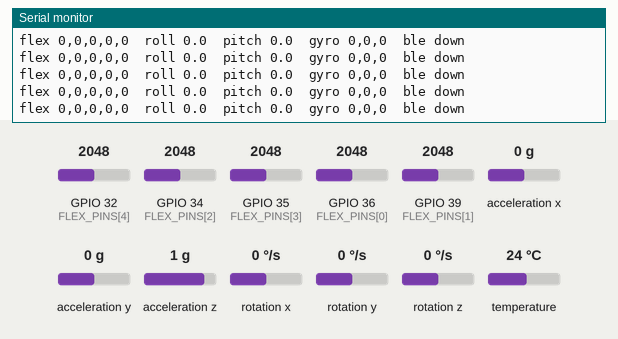
This program was run on a simulated ESP32. Shown: the last lines printed to the serial monitor. The inputs (shaded band) are chosen by the test bench; at power-on: GPIO 32 (FLEX_PINS[4]) = 2048, GPIO 35 (FLEX_PINS[3]) = 2048, GPIO 34 (FLEX_PINS[2]) = 2048, GPIO 36 (FLEX_PINS[0]) = 2048, GPIO 39 (FLEX_PINS[1]) = 2048, acceleration x 0 g, acceleration y 0 g, acceleration z 1 g, rotation x 0 °/s, rotation y 0 °/s, rotation z 0 °/s, temperature 24 °C (analog values on the 0–4095 scale). Nothing arrives over Bluetooth unless stated; a phone connects over Bluetooth LE 3 s after start.

Above: at 6.1 s.
6.2 s: GPIO 32 (FLEX_PINS[4]) set to 2234
At 6.52 s:
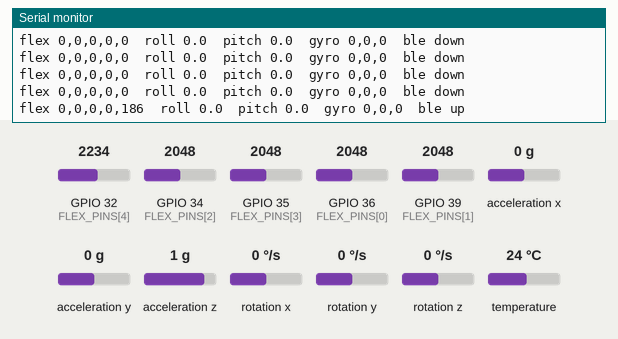
8.0 s: GPIO 32 (FLEX_PINS[4]) set to 2370
At 8.09 s:
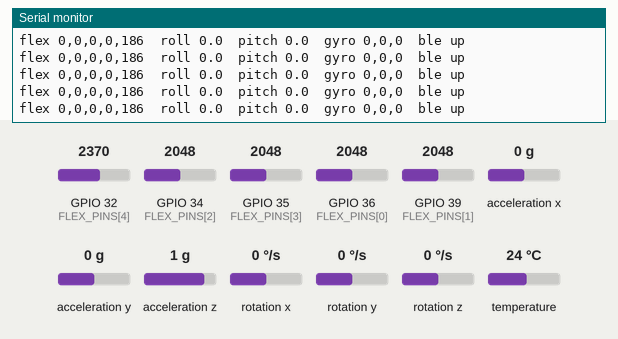
11.0 s: GPIO 35 (FLEX_PINS[3]) set to 2250
At 11.22 s:
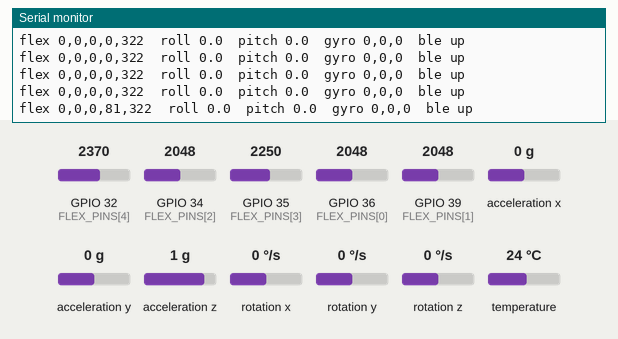
12.5 s: GPIO 35 (FLEX_PINS[3]) set to 2367
At 12.52 s:
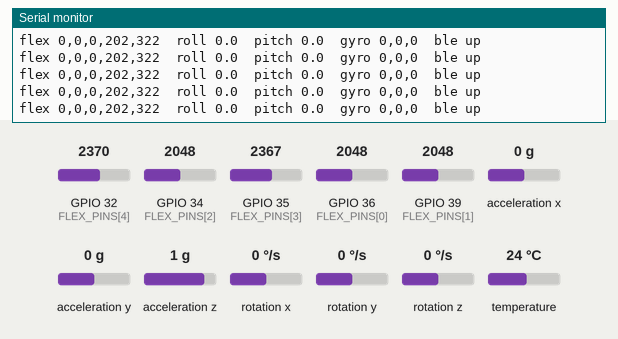
Timing chart, 0 to 15.3 s (numbered marks = the images above; inputs shaded):
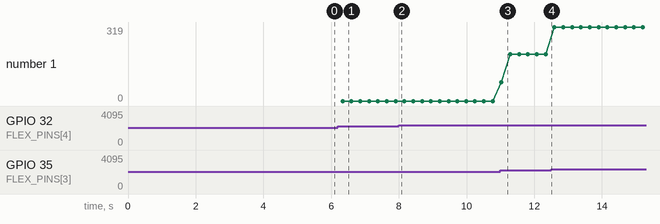

The program:

main.cpp
```cpp
#include <Arduino.h>

#include "ble_broadcast.h"
#include "config.h"
#include "gestures.h"
#include "sensors.h"

namespace {

const char *gestureName(Gesture g) {
  switch (g) {
    case Gesture::Rotate: return "rotate";
    case Gesture::Move: return "move";
    case Gesture::ResizeUp: return "resize_up";
    case Gesture::ResizeDown: return "resize_down";
    default: return "none";
  }
}

uint32_t lastSample = 0;

#if DEBUG_SERIAL
uint32_t lastDebug = 0;
void printDebug(const SensorFrame &f) {
  // Raw values first — verify THESE look sane before trusting gestures.
  Serial.print("flex ");
  for (int i = 0; i < FLEX_COUNT; i++) {
    Serial.print(f.flex[i], 0);
    Serial.print(i < FLEX_COUNT - 1 ? "," : "  ");
  }
  Serial.print("roll ");
  Serial.print(f.roll, 1);
  Serial.print("  pitch ");
  Serial.print(f.pitch, 1);
  Serial.print("  gyro ");
  Serial.print(f.gyro[0], 0);
  Serial.print(",");
  Serial.print(f.gyro[1], 0);
  Serial.print(",");
  Serial.print(f.gyro[2], 0);
  Serial.print("  ble ");
  Serial.println(ble::connected() ? "up" : "down");
}
#endif

}  // namespace

void setup() {
  Serial.begin(115200);
  delay(200);
  Serial.println();
  Serial.println("Tulasi gesture glove booting...");

  if (!sensors::begin()) {
    Serial.println("FATAL: MPU6050 not found — check I2C wiring (SDA/SCL/power).");
    // Halt loudly rather than stream garbage.
    while (true) delay(1000);
  }

  Serial.println("Calibrating — hold your hand flat and relaxed...");
  sensors::calibrate();
  gestures::reset();
  Serial.println("Calibration done.");

  ble::begin();
  Serial.println("BLE advertising as \"" BLE_DEVICE_NAME "\". Ready.");
}

void loop() {
  const uint32_t now = millis();
  if (now - lastSample < SAMPLE_INTERVAL_MS) return;  // hold ~50Hz
  lastSample = now;

  SensorFrame frame;
  sensors::read(frame);

  GestureEvent event;
  if (gestures::classify(frame, now, event)) {
    ble::notify(event);
#if DEBUG_SERIAL
    Serial.print(">> ");
    Serial.print(gestureName(event.gesture));
    Serial.print("  mag ");
    Serial.print(event.magnitude, 2);
    if (event.gesture == Gesture::Move) {
      Serial.print("  angle ");
      Serial.print(event.angleDeg, 1);
    }
    if (event.gesture == Gesture::Rotate) {
      Serial.print("  d ");
      Serial.print(event.signedDelta, 1);
    }
    Serial.println();
#endif
  }

#if DEBUG_SERIAL
  if (now - lastDebug >= 250) {  // 4Hz raw dump, don't flood the monitor
    lastDebug = now;
    printDebug(frame);
  }
#else
  (void)gestureName;
#endif
}
```

ble_broadcast.cpp
```cpp
#include "ble_broadcast.h"

#include <BLE2902.h>
#include <BLEDevice.h>
#include <BLEServer.h>
#include <BLEUtils.h>

#include "config.h"

namespace ble {
namespace {

BLECharacteristic *gestureChar = nullptr;
bool isConnected = false;

class ConnCallbacks : public BLEServerCallbacks {
  void onConnect(BLEServer *server) override {
    isConnected = true;
    (void)server;
  }
  void onDisconnect(BLEServer *server) override {
    isConnected = false;
    // Re-advertise so the browser can reconnect without a firmware reset.
    server->getAdvertising()->start();
  }
};

// Packed little-endian payload — must match the DataView parse in
// frontend/src/lib/gloveGesture.ts byte-for-byte:
//   [0]      gesture     (uint8)
//   [1..4]   angleDeg    (float32) — meaningful only for Move (gesture v3;
//                                    replaced the old direction:uint8 enum)
//   [5..8]   magnitude   (float32)
//   [9..12]  signedDelta (float32)
//   [13..16] timestamp   (uint32)
constexpr size_t PAYLOAD_LEN = 17;

void pack(const GestureEvent &e, uint8_t *buf) {
  buf[0] = static_cast<uint8_t>(e.gesture);
  memcpy(buf + 1, &e.angleDeg, 4);
  memcpy(buf + 5, &e.magnitude, 4);
  memcpy(buf + 9, &e.signedDelta, 4);
  memcpy(buf + 13, &e.timestamp, 4);
}

}  // namespace

void begin() {
  BLEDevice::init(BLE_DEVICE_NAME);
  BLEServer *server = BLEDevice::createServer();
  server->setCallbacks(new ConnCallbacks());

  BLEService *service = server->createService(GESTURE_SERVICE_UUID);
  gestureChar = service->createCharacteristic(
      GESTURE_CHAR_UUID,
      BLECharacteristic::PROPERTY_READ | BLECharacteristic::PROPERTY_NOTIFY);
  gestureChar->addDescriptor(new BLE2902());  // enables client subscriptions

  service->start();

  BLEAdvertising *advertising = BLEDevice::getAdvertising();
  advertising->addServiceUUID(GESTURE_SERVICE_UUID);
  advertising->setScanResponse(true);
  BLEDevice::startAdvertising();
}

void notify(const GestureEvent &e) {
  if (!isConnected || gestureChar == nullptr) return;
  uint8_t buf[PAYLOAD_LEN];
  pack(e, buf);
  gestureChar->setValue(buf, PAYLOAD_LEN);
  gestureChar->notify();
}

bool connected() { return isConnected; }

}  // namespace ble
```

ble_broadcast.h
```cpp
#pragma once

#include "gestures.h"

namespace ble {

// Starts advertising the gesture GATT service. Call once in setup().
void begin();

// Notifies subscribers with a packed 14-byte payload. No-op if nobody is
// connected, so it's safe to call every classified frame.
void notify(const GestureEvent &e);

bool connected();

}  // namespace ble
```

gestures.cpp
```cpp
#include "gestures.h"

#include <math.h>

// ===========================================================================
// Gesture-classification thresholds. These are the numbers you retune against
// the DEBUG_SERIAL stream — deliberately named constants, no magic numbers
// inline. Starting values are provisional (see firmware/README "Tuning"); the
// flex numbers in particular depend on your specific voltage dividers and
// finger travel, so expect to adjust them on the first hardware pass.
//
// FINGER-COUNT SCHEME v3 — mirrors the webcam track (frontend/src/lib/
// webcamGesture.ts). 3-finger decrease pose REMOVED entirely (was the most
// flicker-prone transition); Move is continuous 360°, not tilt-bucketed:
//   index only               -> Move, continuous direction from smoothed
//                                roll/pitch, no more 4-way bucket
//   index + middle            -> Resize: above a pitch anchor = continuous
//                                increase, below = continuous decrease,
//                                deadzone near the anchor = no change
//   all five extended + twist -> Rotate — unchanged continuous behavior
// Any other combination (e.g. three or four fingers) is unmapped.
// ===========================================================================

// --- Per-finger curl detection ----------------------------------------------
// SensorFrame::flex[] is baseline-subtracted, ordered thumb->pinky (matches
// FLEX_PINS in config.h): positive = curled toward the palm, ~0 = relaxed/
// straight. A finger counts as "extended" when it's NOT curled past this.
static const float FLEX_CURL_THRESHOLD = 250.0f;

enum FingerIndex { kThumb = 0, kIndex = 1, kMiddle = 2, kRing = 3, kPinky = 4 };

// --- Rotate (gyro twist): an ACTIVE wrist twist about the pointing axis ----
static const int GYRO_TWIST_AXIS = 0;  // 0=x (roll/twist), 1=y, 2=z
static const float ROTATE_RATE_DEADZONE = 25.0f;   // deg/s below this = not rotating
static const float ROTATE_DEGREES_PER_RATE = 0.12f;  // gyro deg/s → view degrees/frame
static const float ROTATE_MAGNITUDE_RATE = 250.0f;   // deg/s that maps to full magnitude

// --- Move (accel tilt): continuous direction, smoothed the same way the
// webcam track smooths its pointing vector — EMA over the raw roll/pitch
// signal itself (not the angle computed from it), so there's no wraparound
// artifact. Weight on the NEW sample each frame — tune by feel.
static const float TILT_SMOOTHING_FACTOR = 0.3f;

// --- Resize (tilt vs. anchor): pitch relative to the value captured the
// instant the 2-finger pose was entered.
static const float RESIZE_DEADZONE_DEG = 6.0f;
static const float RESIZE_STEP_MAGNITUDE = 0.4f;

// --- Hold-repeat (Resize only now — Move is continuous like Rotate): a
// steady rate for as long as the pose is past the deadzone, no initial-delay
// gap — same cadence as the webcam track's holdRepeat.ts immediateRepeat mode.
static const uint32_t HOLD_REPEAT_INTERVAL_MS = 180;

// --- Debounce ---------------------------------------------------------------
// A newly-classified gesture TYPE must stay stable this long before it starts
// firing, so hand transitions don't spit spurious gestures. The 1<->2 finger
// transition is the most flicker-prone — test that first.
static const uint32_t DEBOUNCE_MS = 150;

namespace gestures {
namespace {

bool haveAnchor = false;
float anchorRoll = 0;
float anchorPitch = 0;

// Smoothed roll/pitch, updated every frame regardless of pose (same reasoning
// as the webcam track: already warmed up by the time Move starts, no lag).
bool haveSmoothed = false;
float smoothedRoll = 0;
float smoothedPitch = 0;

// Resize's pitch anchor — captured fresh each time the 2-finger pose is
// entered, cleared the instant it isn't.
bool haveResizeAnchor = false;
float resizeAnchorPitch = 0;

Gesture pendingType = Gesture::None;
uint32_t pendingSince = 0;
Gesture stableType = Gesture::None;

// Steady-rate state for the currently-stable Resize direction.
Gesture holdType = Gesture::None;
uint32_t holdLastFire = 0;

bool curled(const SensorFrame &f, int finger) { return f.flex[finger] > FLEX_CURL_THRESHOLD; }

// Runs the debounce state machine. Returns true once `type` has been stable
// for DEBOUNCE_MS (and every frame after, while it stays that type).
bool debounced(Gesture type, uint32_t now) {
  if (type != pendingType) {
    pendingType = type;
    pendingSince = now;
    return type == stableType;  // staying on an already-stable type keeps firing
  }
  if (now - pendingSince >= DEBOUNCE_MS) {
    stableType = type;
    return true;
  }
  return stableType == type;
}

// C++ equivalent of holdRepeat.ts's immediateRepeat mode: given a
// debounce-stable gesture type, fires immediately on entry, then every
// HOLD_REPEAT_INTERVAL_MS with no initial-delay gap — a steady rate from
// the start, not an arrow-key-style pause-then-repeat.
bool holdRepeatGate(Gesture type, uint32_t now) {
  if (type != holdType) {
    holdType = type;
    holdLastFire = now;
    return true;
  }
  if (now - holdLastFire < HOLD_REPEAT_INTERVAL_MS) return false;
  holdLastFire = now;
  return true;
}

float clamp01(float v) { return v < 0 ? 0 : (v > 1 ? 1 : v); }

}  // namespace

void reset() {
  haveAnchor = false;
  haveSmoothed = false;
  haveResizeAnchor = false;
  pendingType = Gesture::None;
  stableType = Gesture::None;
  holdType = Gesture::None;
}

bool classify(const SensorFrame &f, uint32_t nowMs, GestureEvent &out) {
  out.timestamp = nowMs;
  out.angleDeg = 0;
  out.signedDelta = 0;

  const bool thumbExtended = !curled(f, kThumb);
  const bool indexExtended = !curled(f, kIndex);
  const bool middleExtended = !curled(f, kMiddle);
  const bool ringExtended = !curled(f, kRing);
  const bool pinkyExtended = !curled(f, kPinky);

  const bool moveShape = indexExtended && !middleExtended && !ringExtended && !pinkyExtended;
  const bool resizeShape = indexExtended && middleExtended && !ringExtended && !pinkyExtended;
  const bool openPalmShape = thumbExtended && indexExtended && middleExtended && ringExtended && pinkyExtended;

  // Anchor the rotate-twist reference on any frame the hand isn't mid
  // finger-pose-transition — re-centers whenever tracking would otherwise be
  // ambiguous, same intent as the webcam track's per-loss re-anchor.
  if (!haveAnchor) {
    anchorRoll = f.roll;
    anchorPitch = f.pitch;
    haveAnchor = true;
  }

  // Smooth roll/pitch continuously (see TILT_SMOOTHING_FACTOR's comment).
  if (!haveSmoothed) {
    smoothedRoll = f.roll;
    smoothedPitch = f.pitch;
    haveSmoothed = true;
  } else {
    smoothedRoll = smoothedRoll * (1 - TILT_SMOOTHING_FACTOR) + f.roll * TILT_SMOOTHING_FACTOR;
    smoothedPitch = smoothedPitch * (1 - TILT_SMOOTHING_FACTOR) + f.pitch * TILT_SMOOTHING_FACTOR;
  }

  // Resize's pitch anchor — captured on pose entry, cleared on pose exit.
  if (resizeShape) {
    if (!haveResizeAnchor) {
      resizeAnchorPitch = f.pitch;
      haveResizeAnchor = true;
    }
  } else {
    haveResizeAnchor = false;
  }

  // --- Rotate: open palm + active twist — continuous, not hold-repeat -------
  if (openPalmShape) {
    const float twistRate = f.gyro[GYRO_TWIST_AXIS];
    if (fabsf(twistRate) > ROTATE_RATE_DEADZONE) {
      if (!debounced(Gesture::Rotate, nowMs)) return false;
      out.gesture = Gesture::Rotate;
      out.magnitude = clamp01(fabsf(twistRate) / ROTATE_MAGNITUDE_RATE);
      out.signedDelta = twistRate * ROTATE_DEGREES_PER_RATE;
      return true;
    }
    debounced(Gesture::None, nowMs);
    return false;
  }

  // --- Resize: index+middle — steady-rate while past the pitch deadzone -----
  if (resizeShape) {
    const float deltaPitch = f.pitch - resizeAnchorPitch;
    if (fabsf(deltaPitch) < RESIZE_DEADZONE_DEG) {
      debounced(Gesture::None, nowMs);
      holdType = Gesture::None;
      return false;
    }
    const Gesture type = deltaPitch > 0 ? Gesture::ResizeUp : Gesture::ResizeDown;
    if (!debounced(type, nowMs)) return false;
    if (!holdRepeatGate(type, nowMs)) return false;
    out.gesture = type;
    out.magnitude = RESIZE_STEP_MAGNITUDE;
    return true;
  }

  // --- Move: index only — continuous direction from smoothed tilt -----------
  if (moveShape) {
    const float dRoll = smoothedRoll - anchorRoll;
    const float dPitch = smoothedPitch - anchorPitch;
    if (!debounced(Gesture::Move, nowMs)) return false;
    out.gesture = Gesture::Move;
    // Treats roll as the x-equivalent axis, pitch as y — unverified against
    // real hardware (no physical glove exists yet), may need the axes
    // swapped or a sign flipped once it does; tune this on the first
    // hardware pass same as the flex/tilt thresholds above.
    out.angleDeg = atan2f(dPitch, dRoll) * 180.0f / static_cast<float>(M_PI);
    out.magnitude = 1.0f;
    return true;
  }

  // Neutral / unmapped finger combination (e.g. three or four fingers) —
  // nothing to emit, let the debounce and hold-repeat state settle back.
  debounced(Gesture::None, nowMs);
  holdType = Gesture::None;
  return false;
}

}  // namespace gestures
```

gestures.h
```cpp
#pragma once

#include <Arduino.h>
#include "sensors.h"

// Mirrors the webcam track's GestureType/GestureEvent (frontend
// webcamGesture.ts) so both tracks feed the same gestureToCommand.ts mapper.
// Numeric values are the on-the-wire BLE payload encoding — keep them in sync
// with the parser in gloveGesture.ts.
enum class Gesture : uint8_t {
  Rotate = 0,
  Move = 1,
  ResizeUp = 2,
  ResizeDown = 3,
  None = 255,
};

struct GestureEvent {
  Gesture gesture;
  // Continuous 360° direction, degrees, standard math convention (0=+X,
  // 90=+Y) — meaningful only for Move. Supersedes the old MoveDir 4-way
  // enum (gesture v3): no more directional bucket, matches the webcam
  // track's continuous angleDeg exactly.
  float angleDeg;
  float magnitude;     // 0..1
  float signedDelta;   // degrees, meaningful only for Rotate
  uint32_t timestamp;  // millis()
};

namespace gestures {

// Clears anchors/debounce state — call after calibration and whenever
// tracking should re-center (e.g. on BLE reconnect).
void reset();

// Classifies one filtered frame. Returns true and fills `out` when a gesture
// should be emitted this frame, false when the hand is neutral / mid-
// transition. Rotate and Move both emit continuously, every frame, once
// debounced. ResizeUp/ResizeDown fire via holdRepeatGate's steady-rate mode
// (condition true = past the anchor deadzone) — see gestures.cpp.
bool classify(const SensorFrame &f, uint32_t nowMs, GestureEvent &out);

}  // namespace gestures
```

sensors.h
```cpp
#pragma once

#include <Arduino.h>
#include "config.h"

// One filtered, calibrated sample of the whole glove. flex[] is the
// baseline-subtracted bend for each finger (0 ≈ relaxed, positive ≈ curled,
// negative ≈ hyper-extended/splayed); flexRaw[] keeps the pre-baseline ADC
// values for the debug stream. roll/pitch are degrees from the accelerometer,
// gyro is deg/s.
struct SensorFrame {
  float flex[FLEX_COUNT];
  float flexRaw[FLEX_COUNT];
  float roll;
  float pitch;
  float gyro[3];   // x, y, z (deg/s)
  float accel[3];  // x, y, z (m/s^2)
};

namespace sensors {

// Initialises ADC + I2C + the MPU6050. Returns false if the IMU isn't found
// so main.cpp can halt with a clear message instead of streaming garbage.
bool begin();

// Blocks for CALIBRATION_MS averaging flex readings into the zero-reference.
// Call once, after begin(), before the sample loop.
void calibrate();

bool calibrated();

// Fills `out` with one moving-average-filtered sample. Cheap enough to call
// every loop; it advances the filter ring buffers internally.
void read(SensorFrame &out);

}  // namespace sensors
```

Source omitted: sensors.cpp (3436 bytes), config.h (2527 bytes)

Measured:
- after the input at 6.2 s, the serial monitor: prints a new line after 0.14 s (image 1)
- after the input at 11.0 s, the serial monitor: prints a new line at once (image 3)
- plotted number 1: 0 → 202 after the input at 11.0 s, 202 → 319 after the input at 12.5 s
